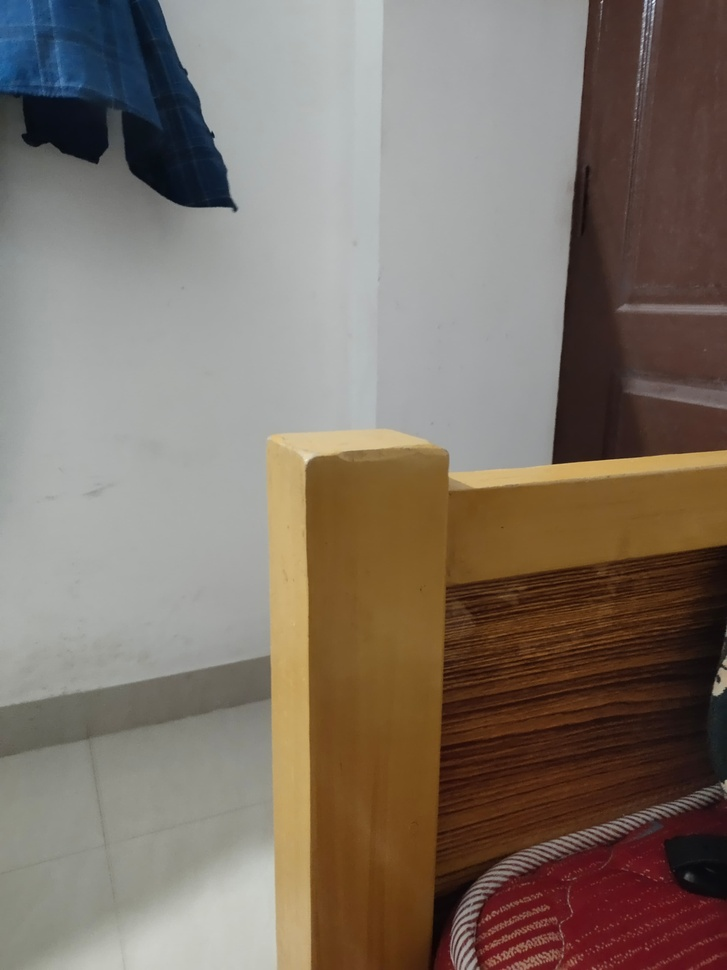
#> input picture images/img.jpg, 727 x 970 px, shrunk from 3119 x 4160 before the run, given in place of img.jpeg, which was not available
$ python Canny.py
#> lines starting #> are read from the running program, lines starting #| are printed output that depends on the picture; pictures that were not available may be replaced by others from this repository, and a replacement may not be noted

import cv2
import numpy as np
import matplotlib.pyplot as plt

# Load the original image
img = cv2.imread('images/img.jpeg')
#> img is the input picture: shape (970, 727, 3); mean B, G, R 103.8, 114.6, 126.8

# Convert the original image to grayscale
gray_image = cv2.cvtColor(img, cv2.COLOR_BGR2GRAY)
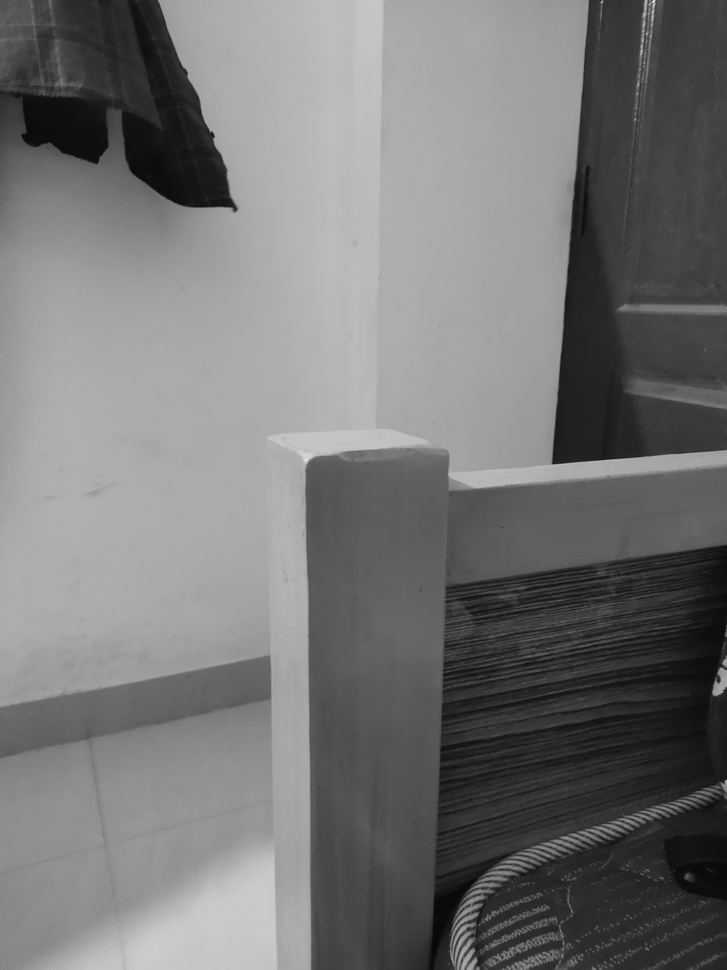
#> gray_image: shape (970, 727); min 6, max 250, mean 117

# Generate Canny edge detection image
canny_e = cv2.Canny(gray_image, 100, 150)
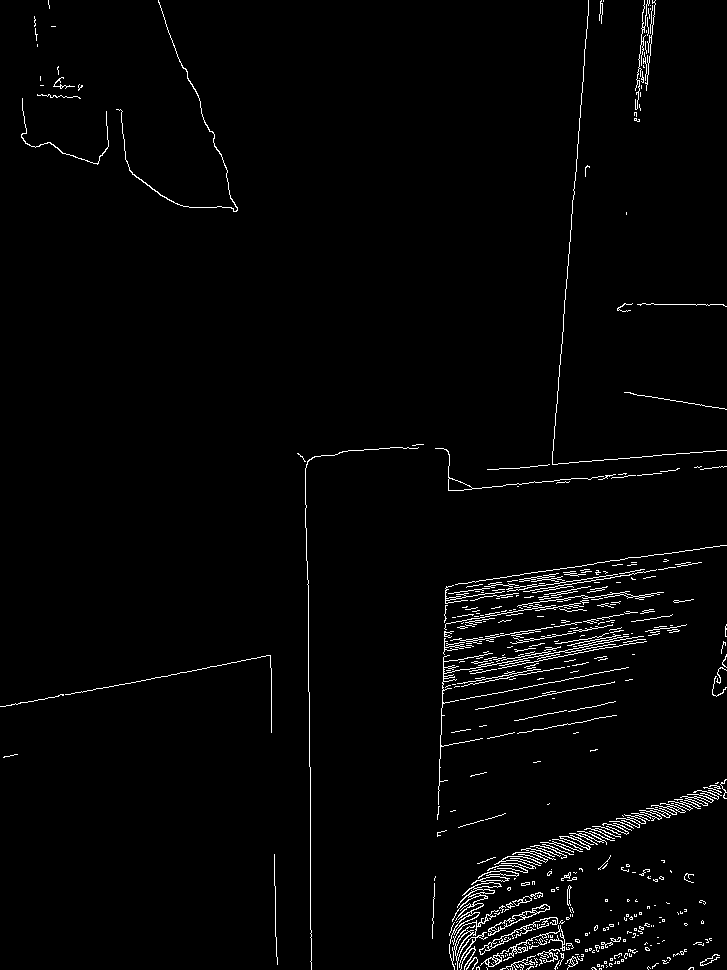
#> canny_e: shape (970, 727); 2.1% white in thin lines or dots

# Define the random constant c
c = 1

# Perform the element-wise addition for Canny
g_canny = cv2.add(img, cv2.merge([canny_e] * 3) * c)
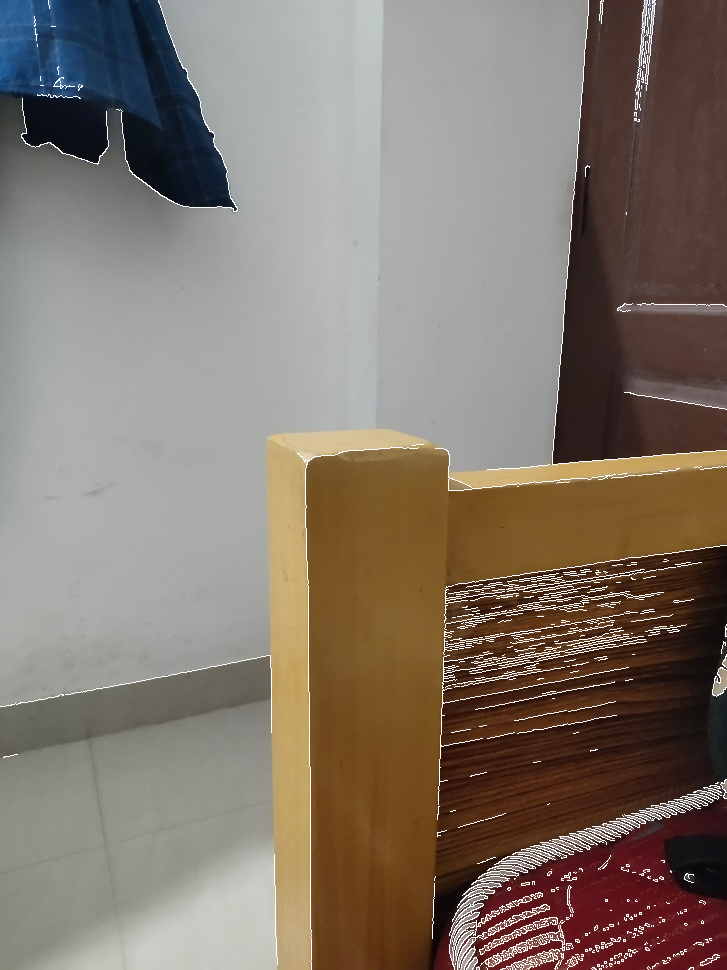
#> g_canny: shape (970, 727, 3); mean B, G, R 108.1, 118.6, 130.2
g_canny = np.clip(g_canny, 0, 255).astype(np.uint8)

# Display the images
plt.figure(figsize=(12, 9))

# Display the original image
plt.subplot(1, 3, 1)
plt.imshow(cv2.cvtColor(img, cv2.COLOR_BGR2RGB))
plt.title('Original Image')
plt.axis('off')

# Display the generated Canny edge detection image
plt.subplot(1, 3, 2)
plt.imshow(canny_e, cmap='gray')
plt.title('Generated Canny Edge Detection')
plt.axis('off')

# Display the generated output image for Canny
plt.subplot(1, 3, 3)
plt.imshow(cv2.cvtColor(g_canny, cv2.COLOR_BGR2RGB))
plt.title('Output Image (Canny)')
plt.axis('off')

plt.tight_layout()
plt.show()
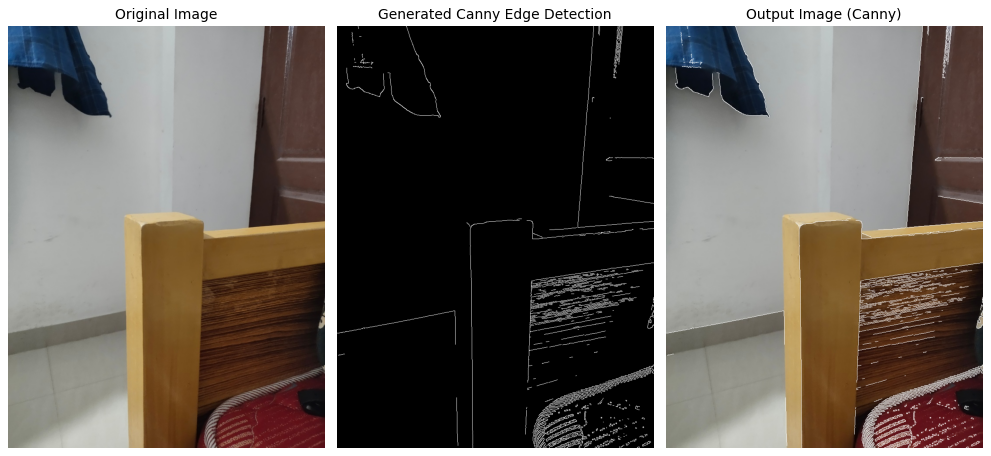
#> figure drawn by matplotlib, 3 panels

$ run again, with images/orange.png saved as images/img.jpg
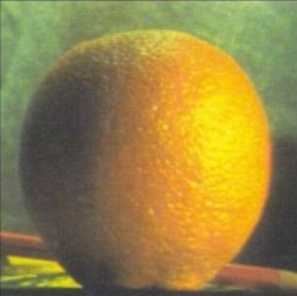
#> input picture images/orange.png, 297 x 296 px, given in place of img.jpeg, which was not available
#> img is the input picture: shape (296, 297, 3); mean B, G, R 68.1, 131.9, 151.2
#> `canny_e = cv2.Canny(gray_image, 100, 150)`:
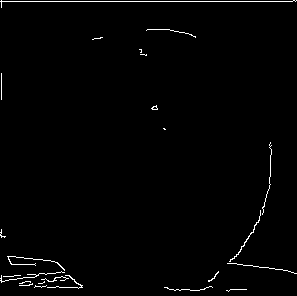
#> canny_e: shape (296, 297); 1.3% white in thin lines or dots
#> `plt.show()`:
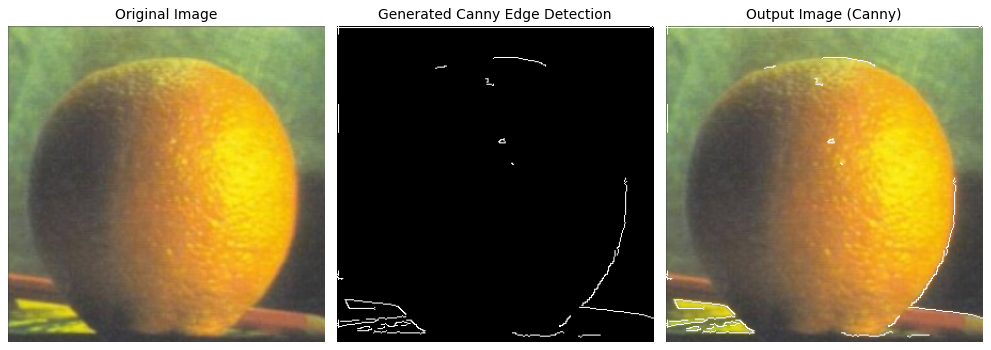
#> figure drawn by matplotlib, 3 panels
